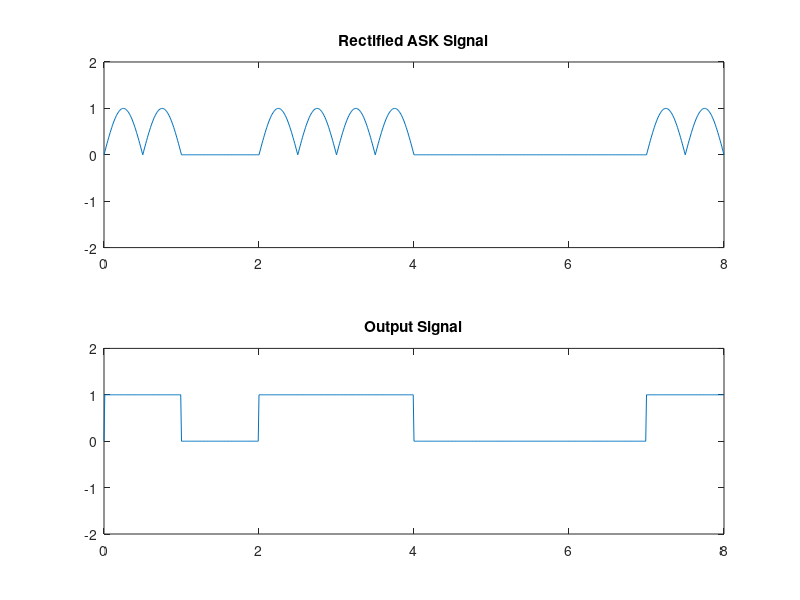

Write the MATLAB code that produced this figure.
% Experiment: ASK Modulation and Demodulation
% Author: Krunal Rank
% RollNo. : U18CO081

%% Part 1

clc;
clear all;
close all;

t = 0:0.01:8;
bit_stream =  [1 0 1 1 0 0 0 1];
A_c = 1;
f_c = 1;
w_c = 2 * pi * f_c;
m = zeros(1,length(t));
for i = 1: length(t)
    temp = idivide(t(i),int32(1));
    if temp==8
        temp = temp - 1;
    end
    m(i) = bit_stream(temp+1);
end

c = A_c*sin(w_c*t);

ask_signal = c.*m;

subplot(3,1,1);
plot(t,m);
ylim([-2 2]);
title('Message Signal');

subplot(3,1,2);
plot(t,c);
ylim([-2 2]);
title('Carrier Signal');

subplot(3,1,3);
plot(t,ask_signal);
ylim([-2 2]);
title('ASK Signal');

%% Part 2

ask_signal_rectified = abs(ask_signal);

subplot(2,1,1);
plot(t,ask_signal_rectified);
ylim([-2 2]);
title('Rectified ASK Signal');

output_signal = ask_signal_rectified>0;

subplot(2,1,2);
plot(t,output_signal);
ylim([-2 2]);
title('Output Signal');
